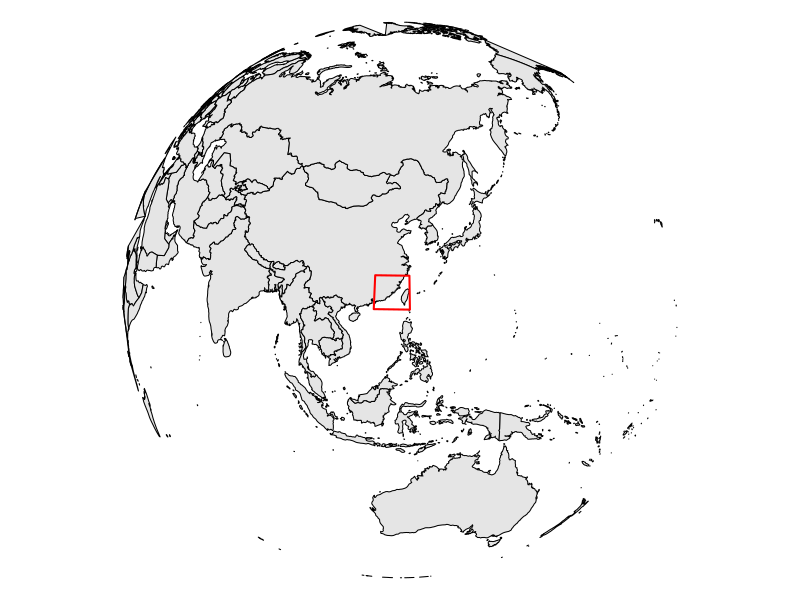
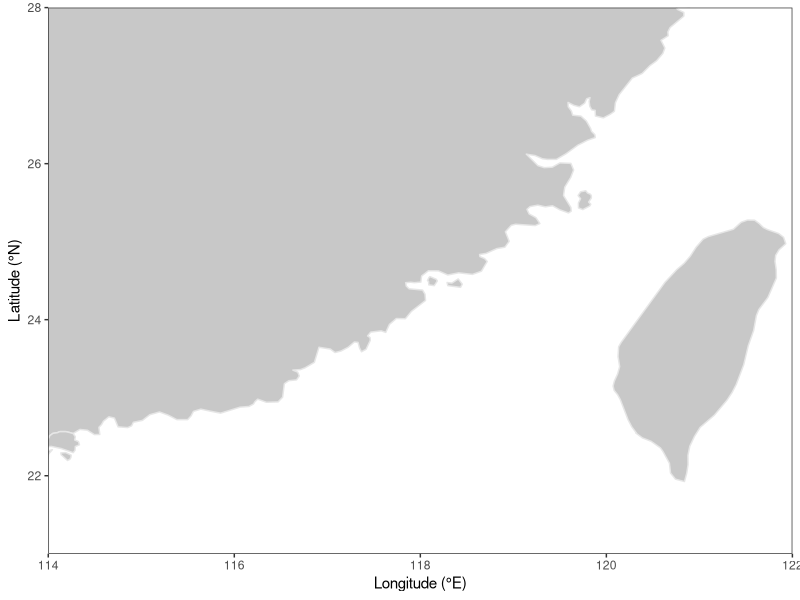
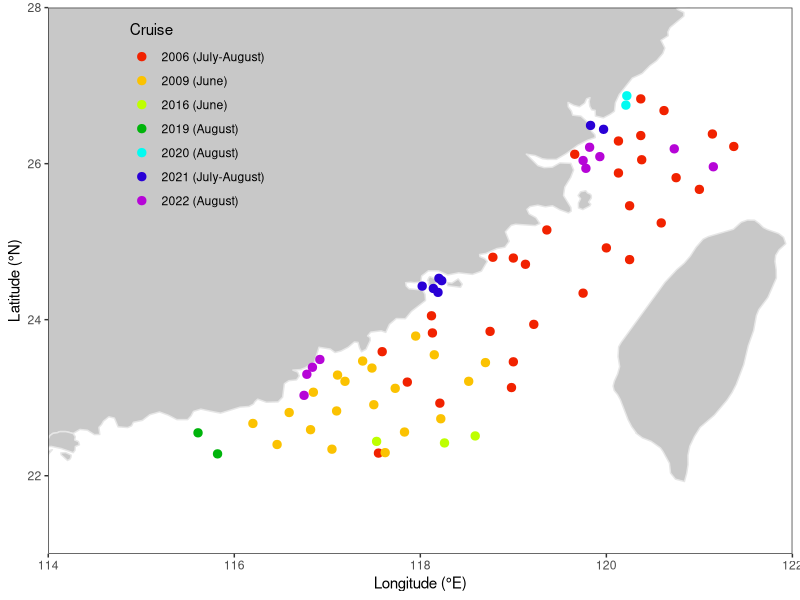

Source code (R) for these figures, in order:
#### Spatial distribution of sampling stations across the Taiwan Strait during multiple research cruises conducted under the southwest monsoon

library(ggplot2)
library(maps)
library(mapproj)


# The investigated sea area spans 114°E–122°E and 21°N–28°N
par(mar = rep(0,4))
map('world', proj = 'ortho', orient = c(23, 120, 0), col = 'gray90', fill = TRUE)
lon <- c(114, 122, 122, 114, 114)
lat <- c(21, 21, 28, 28, 21)
proj_xy <- mapproject(lon, lat)
lines(proj_xy$x, proj_xy$y, lwd = 2, col = 'red')


# Mapping the Taiwan Strait
map <- map_data('world')
map <- subset(map, long > 95 & long < 135)
map <- subset(map, lat > 0 & lat < 45)

p <- ggplot() +
geom_polygon(data = map, aes(x = long, y = lat, group = group), color = '#e6e6e6', fill = '#c8c8c8') +
theme_bw() +
theme(panel.grid = element_blank(), 
	legend.position = c(0.2, 0.8), 
	legend.background = element_blank(), 
	legend.key = element_blank()) +
coord_cartesian(xlim = c(114, 122),  ylim = c(21, 28)) +
scale_x_continuous(breaks = seq(114, 122, 2), expand = c(0, 0)) +
scale_y_continuous(breaks = seq(22, 28, 2), expand = c(0, 0)) +
labs(x = 'Longitude (°E)', y = 'Latitude (°N)')

p


# Add sampling stations
dat <- read.csv('../data/TWS_data.csv')

p +
geom_point(data = dat, size = 2.5, aes(x = Longitude, y = Latitude, color = Cruise)) +
scale_color_manual(values = c('#F12200', '#FBC201', '#BEFF00', '#00B40B', '#01FBF1', '#2900D6', '#B605D7'))


# Note: The bathymetric Taiwan Strait map in the manuscript was generated via Ocean Data View and composited with the section’s station map
